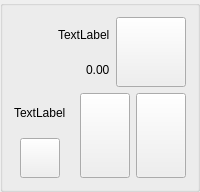
           <widget class="QGroupBox" name="player8">
            <property name="maximumSize">
             <size>
              <width>200</width>
              <height>16777215</height>
             </size>
            </property>
            <layout class="QHBoxLayout" name="horizontalLayout_22">
             <item>
              <layout class="QVBoxLayout" name="verticalLayout_40">
               <item>
                <layout class="QHBoxLayout" name="horizontalLayout_41">
                 <item>
                  <layout class="QVBoxLayout" name="verticalLayout_41">
                   <property name="spacing">
                    <number>0</number>
                   </property>
                   <item>
                    <layout class="QHBoxLayout" name="horizontalLayout_54">
                     <item>
                      <spacer name="horizontalSpacer_58">
                       <property name="orientation">
                        <enum>Qt::Horizontal</enum>
                       </property>
                       <property name="sizeHint" stdset="0">
                        <size>
                         <width>40</width>
                         <height>20</height>
                        </size>
                       </property>
                      </spacer>
                     </item>
                     <item>
                      <widget class="QLabel" name="player8_name">
                       <property name="text">
                        <string>TextLabel</string>
                       </property>
                      </widget>
                     </item>
                    </layout>
                   </item>
                   <item>
                    <layout class="QHBoxLayout" name="horizontalLayout_55">
                     <item>
                      <spacer name="horizontalSpacer_60">
                       <property name="orientation">
                        <enum>Qt::Horizontal</enum>
                       </property>
                       <property name="sizeHint" stdset="0">
                        <size>
                         <width>40</width>
                         <height>20</height>
                        </size>
                       </property>
                      </spacer>
                     </item>
                     <item>
                      <widget class="QLabel" name="player7_money_available">
                       <property name="text">
                        <string>0.00</string>
                       </property>
                      </widget>
                     </item>
                    </layout>
                   </item>
                  </layout>
                 </item>
                 <item>
                  <widget class="QPushButton" name="player8_icon">
                   <property name="minimumSize">
                    <size>
                     <width>70</width>
                     <height>70</height>
                    </size>
                   </property>
                   <property name="maximumSize">
                    <size>
                     <width>70</width>
                     <height>70</height>
                    </size>
                   </property>
                   <property name="text">
                    <string/>
                   </property>
                   <property name="iconSize">
                    <size>
                     <width>70</width>
                     <height>70</height>
                    </size>
                   </property>
                  </widget>
                 </item>
                </layout>
               </item>
               <item>
                <layout class="QHBoxLayout" name="horizontalLayout_27">
                 <item>
                  <layout class="QVBoxLayout" name="verticalLayout_39">
                   <item>
                    <layout class="QHBoxLayout" name="horizontalLayout_74">
                     <item>
                      <widget class="QLabel" name="player8_action">
                       <property name="text">
                        <string>TextLabel</string>
                       </property>
                      </widget>
                     </item>
                    </layout>
                   </item>
                   <item>
                    <layout class="QHBoxLayout" name="horizontalLayout_75">
                     <item>
                      <widget class="QPushButton" name="player8_dealer">
                       <property name="minimumSize">
                        <size>
                         <width>40</width>
                         <height>40</height>
                        </size>
                       </property>
                       <property name="maximumSize">
                        <size>
                         <width>40</width>
                         <height>40</height>
                        </size>
                       </property>
                       <property name="text">
                        <string/>
                       </property>
                       <property name="iconSize">
                        <size>
                         <width>40</width>
                         <height>40</height>
                        </size>
                       </property>
                      </widget>
                     </item>
                    </layout>
                   </item>
                  </layout>
                 </item>
                 <item>
                  <spacer name="horizontalSpacer_62">
                   <property name="orientation">
                    <enum>Qt::Horizontal</enum>
                   </property>
                   <property name="sizeHint" stdset="0">
                    <size>
                     <width>40</width>
                     <height>20</height>
                    </size>
                   </property>
                  </spacer>
                 </item>
                 <item>
                  <widget class="QPushButton" name="player8_card1">
                   <property name="minimumSize">
                    <size>
                     <width>50</width>
                     <height>85</height>
                    </size>
                   </property>
                   <property name="text">
                    <string/>
                   </property>
                   <property name="iconSize">
                    <size>
                     <width>50</width>
                     <height>85</height>
                    </size>
                   </property>
                  </widget>
                 </item>
                 <item>
                  <widget class="QPushButton" name="player8_card2">
                   <property name="minimumSize">
                    <size>
                     <width>50</width>
                     <height>85</height>
                    </size>
                   </property>
                   <property name="text">
                    <string/>
                   </property>
                   <property name="iconSize">
                    <size>
                     <width>50</width>
                     <height>85</height>
                    </size>
                   </property>
                  </widget>
                 </item>
                </layout>
               </item>
              </layout>
             </item>
            </layout>
           </widget>
